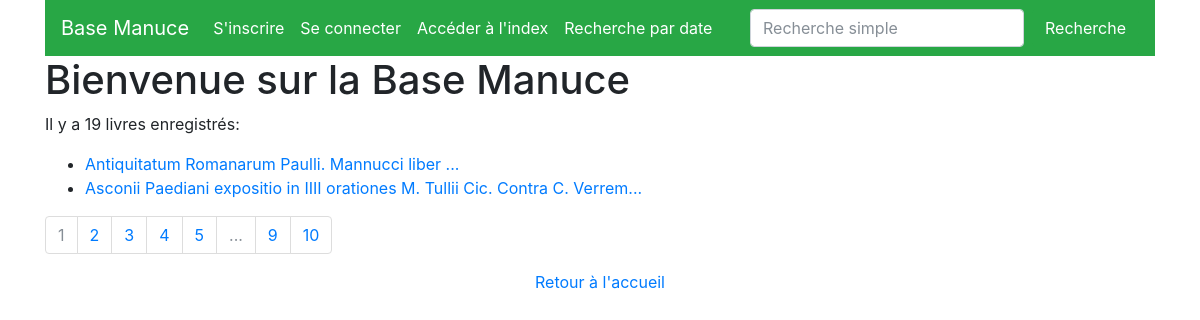
The app's page /index, older data.
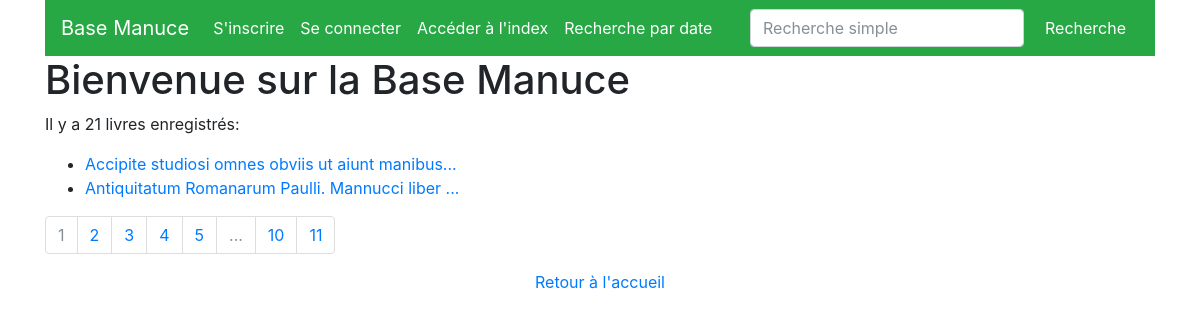
The same page, newer data.
### basemanuce/modeles/donnees.py (models this page shows, shortened)
class Books(db.Model):
    __tablename__ = 'books'
    book_id = db.Column(db.Integer, unique=True, nullable=False, primary_key=True, autoincrement=True)
    title = db.Column(db.Text)
    publidate = db.Column(db.Text)
    format = db.Column(db.Text)
    language = db.Column(db.Text)
    identifier = db.Column(db.Text, nullable=False)
    id_printer = db.Column(db.Integer, db.ForeignKey('printers.printer_id'))
    id_institution = db.Column(db.Integer, db.ForeignKey('institutions.institution_id'))
    printer = db.relationship("Printers", back_populates="book", foreign_keys=id_printer)
    institution = db.relationship("Institutions", back_populates="book", foreign_keys=id_institution)
    authorships = db.relationship("Authorship", back_populates="book", foreign_keys=Authorship.authorship_book_id)

### basemanuce/routes/routes_classic.py (the view)
@app.route("/index")
def index():
    livres = Books.query.order_by(Books.title.asc()).all()
    page = request.args.get("page", 1)
    if isinstance(page, str) and page.isdigit():
        page = int(page)
    else:
        page = 1
    index_livres = Books.query.order_by(Books.title.asc()).paginate(page=page, per_page=LIVRES_PAR_PAGE)
    return render_template("/pages/index.html", nom="Base Manuce", livres=livres, index_livres=index_livres)

### basemanuce/templates/pages/index.html
{% extends "conteneur.html" %}
{% block corps %}
<h1>Bienvenue sur la Base Manuce</h1>
 {% if index_livres %}
    <p>Il y a {{livres|length}} livres enregistrés:</p>
        <ul>
            {% for livre in index_livres.items %}
                <li><a href="{{url_for('livre', book_id=livre.book_id)}}">{{livre.title}}</a></li>
            {% endfor %}
        </ul>
        <nav aria-label="index-pagination">
            <ul class="pagination">
                {% for page in index_livres.iter_pages()  %}
                    {% if page %}
                        {% if page != index_livres.page %}
                            <li class="page-item">
                                <a class="page-link" href="{{url_for('index', livres=livres, page=page)}}">{{page}}</a>
                            </li>
                        {% else %}
                            <li class="page-item active disabled">
                                <a class="page-link">{{page}} <span class="sr-only">(actuelle)</span></a>
                            </li>
                        {% endif %}
                    {% else %}
                        <li class="page-item disabled">
                            <a class="page-link">...</a>
                        </li>
                    {% endif %}
                {% endfor %}
            </ul>
        </nav>
    {% else %}
        <p>La base de données est en cours de constitution</p>
    {% endif %}
{% endblock %}
{% block basdepage %}
<p><a href="{{url_for('accueil')}}">Retour à l'accueil</a></p>
{% endblock %}

Row changes from the older to the newer data that the page shows:
no longer on this page (row edited): Books: title "Asconii Paediani expositio in IIII orationes M. Tullii Cic. Contra C. Verrem..."
added Books: title "Accipite studiosi omnes obviis ut aiunt manibus..."
Text that changed along with them:
{{ livres|length }}: "19" → "21"
new list line: "11"
list line gone: "9"
